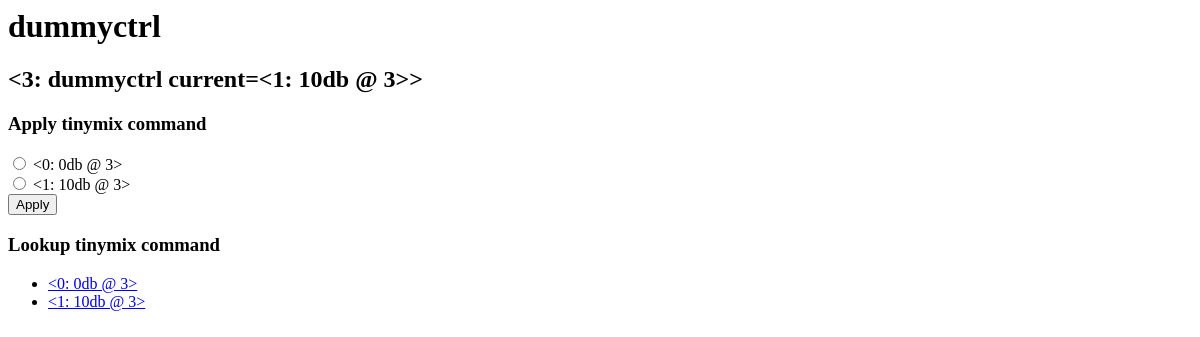
Page /tinymix/control/1/ on the earlier database version.
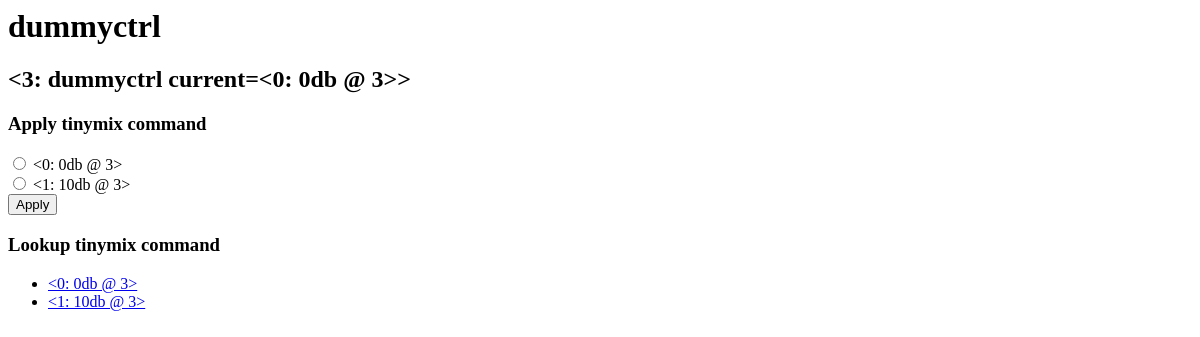
Same page on the later database version.
### tinymix/models.py (models this page shows, shortened)
class Control(models.Model):
    config = models.ForeignKey(Config, on_delete=models.CASCADE)
    control_name = models.CharField('control name', max_length=200)
    control_id = models.IntegerField('control id')
    value_current = models.ForeignKey('Value', on_delete=models.CASCADE)
    def __str__(self):
        return "<" + str(self.control_id) + ": " + self.control_name + " current=" + str(self.value_current) + ">"

class Value(models.Model):
    parent = models.ForeignKey(Control, on_delete=models.CASCADE)
    value_name = models.CharField('value name', max_length=200)
    value_id = models.IntegerField('value id')
    def __str__(self):
        return "<" + str(self.value_id) + ": " + self.value_name + " @ " + str(self.parent.control_id) + ">"

### tinymix/views.py (the view)
# urls.py: path('control/<int:control_id>/', views.control, name='control'),
def control(request, control_id):
    c = get_object_or_404(Control, pk=control_id)
    return render(request, 'tinymix/control.html', {'control': c})

### tinymix/templates/tinymix/control.html (shortened to what this page needs)
<h1>{{ control.control_name }}</h1>
<h2>{{ control }}</h2>
<h3> Apply tinymix command </h3>
<form action="{% url 'tinymix:control/publish' control.id %}" method="post">
{% for value in control.value_set.all %}
    <input type="radio"
           name="value_pk"
           value="{{ value.id }}"
           id="value{{ forloop.counter }}">
    <label for="value{{ forloop.counter }}"> {{ value }}</label>
    <br>
{% endfor %}
<input type="submit" value="Apply">
</form>
<h3> Lookup tinymix command </h3>
<ul>
{% for value in control.value_set.all %}
    <li><a href={% url 'tinymix:value' value.id %}>{{ value }}</a></li>
{% endfor %}
</ul>

Differences in the rows shown:
changed Control "dummyctrl": control+control_name+value_current "<3: dummyctrl current=<1: 10db @ 3>>" → "<3: dummyctrl current=<0: 0db @ 3>>"
